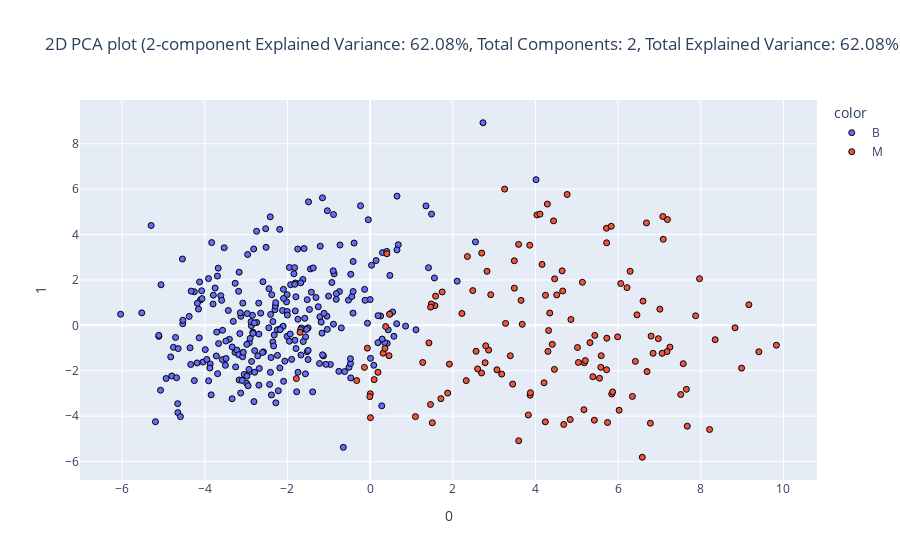

Notebook source saved alongside this figure:
### Code cell
encoded_train_df, pca2d_train_df, encoded_test_df, pca2d_test_df = eda.dimensionality_reduction(train_df, test_df, identifier=id_features, categorical=categorical_features, continuous=continuous_features, target="Diagnosis", method="pca", plot_type="2d", components=2)

### Figure 1 — Plotly figure (JSON) as saved in the notebook; plotly's stock layout.template omitted (floating-point values rounded to 4 significant figures; data arrays with more than 128 entries replaced by an {"elided": "..."} marker saying what was removed)
{"data": [{"hovertemplate": "color=B<br>0=%{x}<br>1=%{y}<extra></extra>", "legendgroup": "B", "marker": {"color": "#636efa", "line": {"color": "Black", "width": 1}, "opacity": 1, "symbol": "circle"}, "mode": "markers", "name": "B", "orientation": "v", "showlegend": true, "type": "scatter", "x": {"elided": "272 float values"}, "xaxis": "x", "y": {"elided": "272 float values"}, "yaxis": "y"}, {"hovertemplate": "color=M<br>0=%{x}<br>1=%{y}<extra></extra>", "legendgroup": "M", "marker": {"color": "#EF553B", "line": {"color": "Black", "width": 1}, "opacity": 1, "symbol": "circle"}, "mode": "markers", "name": "M", "orientation": "v", "showlegend": true, "type": "scatter", "x": {"elided": "136 float values"}, "xaxis": "x", "y": {"elided": "136 float values"}, "yaxis": "y"}], "layout": {"legend": {"title": {"text": "color"}, "tracegroupgap": 0}, "title": {"text": "2D PCA plot (2-component Explained Variance: 62.08%, Total Components: 2, Total Explained Variance: 62.08%)"}, "xaxis": {"anchor": "y", "domain": [0, 1], "title": {"text": "0"}}, "yaxis": {"anchor": "x", "domain": [0, 1], "title": {"text": "1"}}}}
